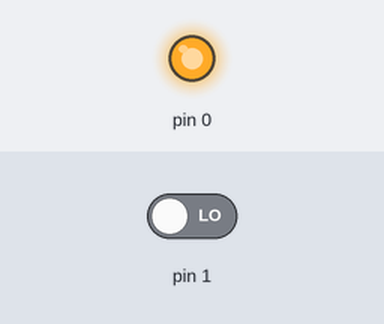
Recording of a sketch running on a simulated Arduino Uno, built with avr-gcc and run on an emulated ATmega328P. Parts: output pins drawn as LEDs (lit = HIGH). The test bench sets the inputs (shaded band); at power-on: pin 1 LOW. Random numbers use the default seed unless the sketch sets one.

Above: at 0.1 s.
Timing chart, 0 to 1.6 s (numbered marks = the images above):
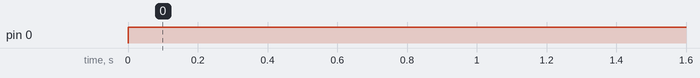

Measured:
- by itself, pin 0: LOW → HIGH at 0.00 s

The sketch:

sketch_dec31b.ino
```cpp
int LED_Pin = PB0; // Use Pin 9 for the LED. (Any PWM Pin will work for this.)
int howBright;   // Intensity of the LED: [0 = Off], [255 = Brightly Lit]
int switchPin = PB1;              // switch is connected to pin 6
int val;                        // variable for reading the pin status
int buttonState;                // variable to hold the last button state

void setup()
{
  pinMode(switchPin, INPUT);    // Set the switch pin as input
  buttonState = digitalRead(switchPin);   // read the initial state
  pinMode(LED_Pin, OUTPUT);
}

void loop()
{
  val = digitalRead(switchPin);   // read input value and store it in val
  if (val != buttonState) {       // the button state has changed!
    if (val == HIGH) {             // check if the button is pressed
      analogWrite(LED_Pin, howBright);   // turn LED on
    } else {
      digitalWrite(LED_Pin, LOW);    // turn LED off
    }
  }
  howBright = random(128,255);     // Change brightness to something between 128 and 255
  analogWrite(LED_Pin, howBright); // Illuminate the LED with the brightness picked
  delay(random(50,150));           // Makes LED seem to flicker when on for a random time
}
```
